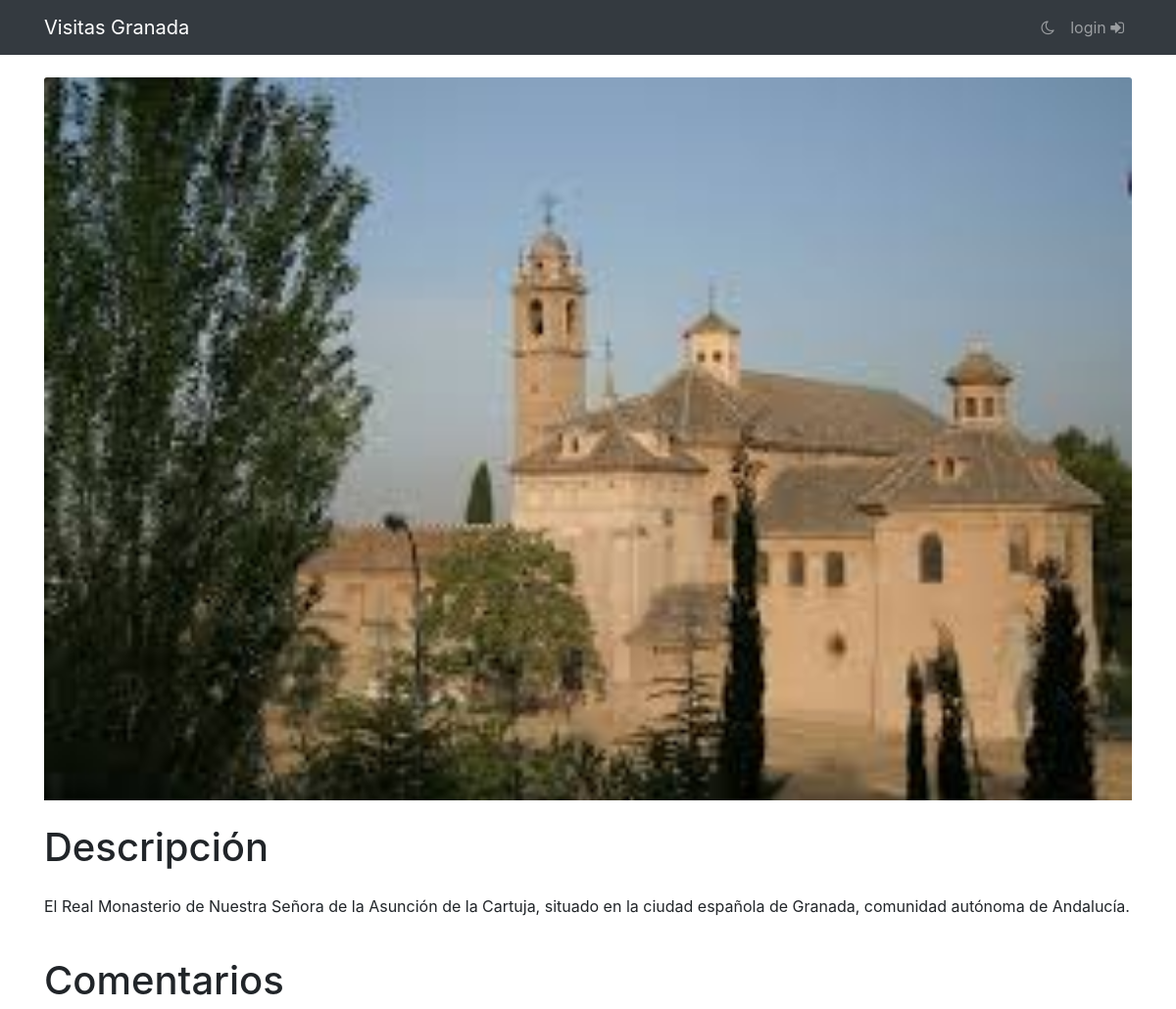
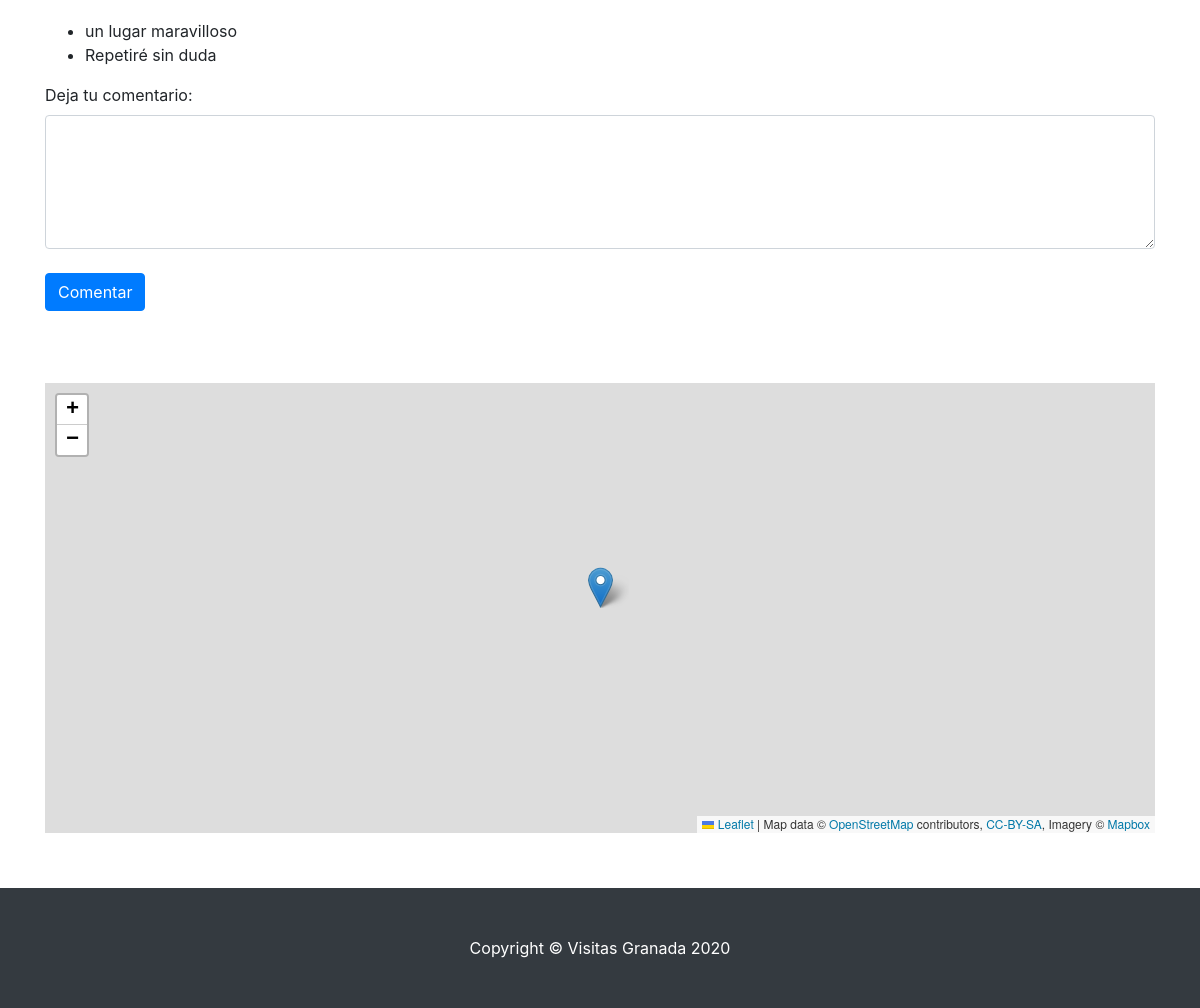
The app's page /visitas_granada/visit/9 with its own data (2 pictures, top to bottom).
### visitas_granada/models.py (models this page shows)
class Visita(models.Model):
    nombre = models.CharField(max_length=100)
    descripcion = models.CharField(max_length=1000)
    likes = models.IntegerField(default=0)
    foto = models.FileField(upload_to='fotos', blank=True)

class Comentario(models.Model):
    visita = models.ForeignKey(Visita, on_delete=models.CASCADE)
    texto = models.CharField(max_length=500)

### visitas_granada/views.py (the view)
# urls.py: path('visit/<int:visit_id>', views.getVisit, name='getVisit'),
def getVisit(request, visit_id):
    visit = Visita.objects.get(id=visit_id)
    coments = Comentario.objects.filter(visita=visit_id)
    return render(request, 'visit.html', {'visit': visit, 'coments': coments})

### visitas_granada/templates/visit.html (shortened to what this page needs)
{% extends 'base.html' %}
{% load static %}
  {% block includes%}
    <link href="{% static 'css/styles.css' %}" rel="stylesheet">
  {% endblock %}
  {% block content %}
    <div class="row">
      <div id="ContainerImgVisit" class="col-lg-12 col-md-12 col-xs-12">
        <img class="card-img-top" src="/media/{{ visit.foto }}" alt="">
      </div>
    </div>
  <div class="row">
      <div class="col-lg-12 col-md-12 col-xs-12">
        <h1 class="my-4">Descripción</h1>
        <p>{{visit.descripcion}}</p>
      </div>
  </div>
  <div class="row">
      <div class="col-lg-12 col-md-12 col-xs-12">
        <h1 class="my-4">Comentarios</h1>
        <div id="ListComments">
        <ul>
          {% for coment in coments %}
            <li>{{coment.texto}}</li>
          {% endfor %}
        </ul>
        </div>
        <div class="form-group">
          <label for="comment">Deja tu comentario:</label>
          <textarea class="form-control" rows="5" id="comment"></textarea>
          <br>
          <button id="ButtonComment" data-id-visit="{{visit.id}}" type="submit" class="btn btn-primary" value="Comentar">Comentar</button>
        </div>
      </div>
  </div>
  <div class="row">
      <div class="col-lg-12 col-md-12 col-xs-12">
        <div id="mapid"></div>
      </div>
  </div>
  {% endblock %}

### visitas_granada/static/css/shop-homepage.css (style rules this page uses)
body { padding-top: 56px; }

### visitas_granada/static/css/styles.css (style rules this page uses)
#ContainerImgVisit { margin-top: 2%; }
#mapid { width: 100%; height: 450px; margin-top: 5%; margin-bottom: 5%; }
.leaflet-container { width: 600px; height: 400px; }

### records on screen
Visita: foto (picture), descripcion "El Real Monasterio de Nuestra Señora de la Asunción de la Cartuja, situado en la ciudad española de Granada, comunidad autónoma de Andalucía."
Comentario: texto "un lugar maravilloso"
Comentario: texto "Repetiré sin duda"
